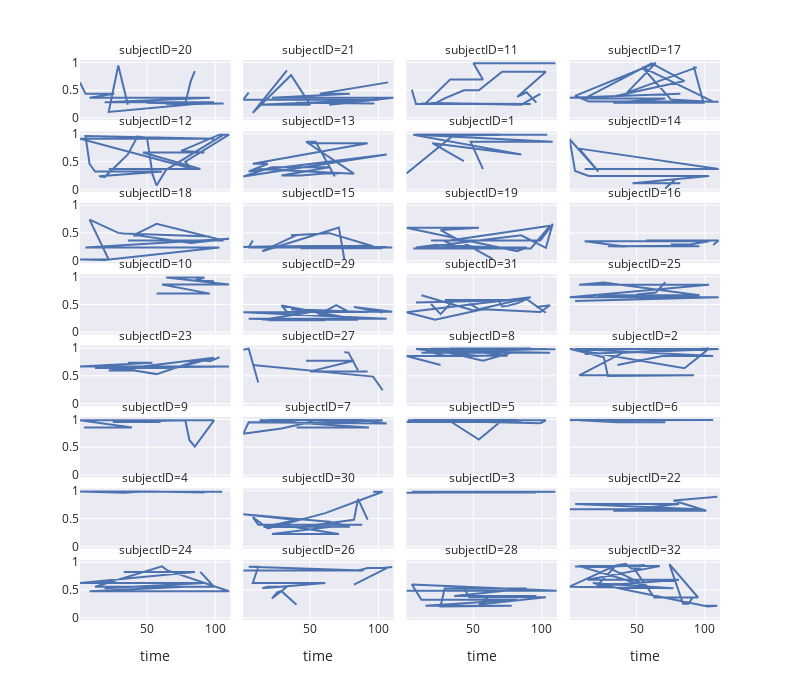

The notebook cell saved with this chart:
### Code cell
fig2 = px.line(ord_temp_meta_df, x = "time", y = "mt_pseudotime", 
                  facet_col = 'subjectID', facet_col_wrap = 4,
                  facet_row_spacing = 0.02, facet_col_spacing = 0.02,
                  width = 800, height = 700)

for axis in fig2.layout:
    if type(fig2.layout[axis]) == go.layout.YAxis:
        fig2.layout[axis].title.text = ''
        
fig1.update_layout(
    annotations = list(fig2.layout.annotations) + 
    [go.layout.Annotation(x = -0.07, y = 0.5, font = dict(size = 14),
            showarrow = False, text = "Pseudotime", textangle = -90, xref = "paper", yref = "paper")])        
        
fig2.show()

### Figure 1 — Plotly figure (JSON) as saved in the notebook; plotly's stock layout.template omitted (floating-point values rounded to 4 significant figures)
{"data": [{"hovertemplate": "subjectID=20<br>time=%{x}<br>mt_pseudotime=%{y}<extra></extra>", "legendgroup": "", "line": {"color": "rgb(76,114,176)", "dash": "solid"}, "mode": "lines", "name": "", "orientation": "v", "showlegend": false, "type": "scatter", "x": [1, 5, 26, 8, 12, 33, 96, 19, 92, 99, 22, 29, 36, 40, 43, 47, 50, 57, 61, 71, 103, 106, 64, 68, 75, 78, 82, 85, 89], "xaxis": "x29", "y": [0.6412, 0.4349, 0.4349, 0.3662, 0.3662, 0.3662, 0.3662, 0.2826, 0.2826, 0.2826, 0.1097, 0.9442, 0.2401, null, null, null, 0.2725, 0.2691, 0.2599, 0.2599, 0.2599, 0.2599, 0.2494, null, 0.262, 0.262, 0.6654, 0.8457, null], "yaxis": "y29"}, {"hovertemplate": "subjectID=21<br>time=%{x}<br>mt_pseudotime=%{y}<extra></extra>", "legendgroup": "", "line": {"color": "rgb(76,114,176)", "dash": "solid"}, "mode": "lines", "name": "", "orientation": "v", "showlegend": false, "type": "scatter", "x": [107, 57, 79, 22, 29, 61, 83, 86, 90, 104, 111, 64, 15, 19, 40, 76, 72, 43, 54, 93, 97, 26, 5, 1, 100, 12, 50, 36, 8, 33], "xaxis": "x30", "y": [0.6412, 0.4349, 0.4349, 0.3662, 0.3662, 0.3662, 0.3662, 0.3662, 0.3662, 0.3662, 0.3662, 0.2401, null, null, 0.2725, 0.2725, 0.2599, 0.262, 0.262, 0.262, 0.262, null, 0.4576, 0.3302, 0.3302, 0.2401, 0.2401, 0.7706, 0.09192, 0.8566], "yaxis": "y30"}, {"hovertemplate": "subjectID=11<br>time=%{x}<br>mt_pseudotime=%{y}<extra></extra>", "legendgroup": "", "line": {"color": "rgb(76,114,176)", "dash": "solid"}, "mode": "lines", "name": "", "orientation": "v", "showlegend": false, "type": "scatter", "x": [99, 85, 19, 26, 40, 12, 15, 33, 47, 57, 50, 61, 64, 68, 75, 106, 110, 1, 5, 8, 92, 22, 29, 43, 54, 71, 78, 103, 82, 89, 96], "xaxis": "x31", "y": [0.4349, 0.2401, 0.2691, 0.2599, 0.2599, 0.262, 0.262, 0.6944, 0.6944, 0.6944, 0.9848, 0.9848, 0.9848, 0.9848, 0.9848, 0.9848, 0.9848, null, 0.5099, 0.2505, 0.2505, 0.263, 0.3524, 0.4975, 0.4975, 0.8326, 0.8326, 0.8326, 0.3797, 0.4619, 0.2761], "yaxis": "y31"}, {"hovertemplate": "subjectID=17<br>time=%{x}<br>mt_pseudotime=%{y}<extra></extra>", "legendgroup": "", "line": {"color": "rgb(76,114,176)", "dash": "solid"}, "mode": "lines", "name": "", "orientation": "v", "showlegend": false, "type": "scatter", "x": [82, 1, 8, 29, 85, 61, 12, 50, 71, 33, 36, 96, 99, 92, 94, 43, 64, 5, 15, 22, 26, 47, 68, 106, 54, 75, 103, 110], "xaxis": "x32", "y": [0.4349, 0.3662, 0.3662, 0.3662, 0.6654, 0.9848, 0.3524, 0.3524, 0.3524, 0.2761, 0.2761, 0.2761, 0.2761, 0.9108, 0.9108, 0.4576, 0.9899, 0.3984, 0.2953, 0.2953, 0.2953, 0.2953, 0.2953, 0.2953, 0.9176, 0.335, 0.2944, 0.2944], "yaxis": "y32"}, {"hovertemplate": "subjectID=12<br>time=%{x}<br>mt_pseudotime=%{y}<extra></extra>", "legendgroup": "", "line": {"color": "rgb(76,114,176)", "dash": "solid"}, "mode": "lines", "name": "", "orientation": "v", "showlegend": false, "type": "scatter", "x": [22, 40, 68, 85, 89, 47, 92, 75, 103, 110, 78, 82, 1, 29, 99, 5, 8, 12, 61, 15, 19, 36, 43, 50, 54, 57, 64, 106], "xaxis": "x25", "y": [0.3662, 0.3662, 0.3662, 0.3662, 0.3662, 0.6654, 0.6654, 0.6944, 0.9848, 0.9848, 0.4975, 0.3797, 0.9108, 0.9108, 0.9108, 0.9615, 0.4576, 0.3227, 0.3227, 0.2344, 0.2215, 0.6301, 0.9502, 0.9329, 0.2743, 0.07052, 0.3519, 0.9856], "yaxis": "y25"}, {"hovertemplate": "subjectID=13<br>time=%{x}<br>mt_pseudotime=%{y}<extra></extra>", "legendgroup": "", "line": {"color": "rgb(76,114,176)", "dash": "solid"}, "mode": "lines", "name": "", "orientation": "v", "showlegend": false, "type": "scatter", "x": [12, 82, 47, 54, 68, 79, 89, 96, 50, 92, 8, 15, 19, 5, 106, 1, 22, 26, 40, 64, 29, 33, 36, 43, 61, 71, 85, 100, 103], "xaxis": "x26", "y": [0.3662, 0.2826, 0.8571, 0.8571, 0.2329, null, null, null, 0.8326, 0.8326, 0.4619, 0.4619, 0.4619, 0.3227, 0.6301, 0.2306, 0.3977, 0.3977, 0.3977, 0.3977, 0.252, 0.252, 0.252, 0.252, 0.2845, 0.2879, null, null, 0.9296], "yaxis": "y26"}, {"hovertemplate": "subjectID=1<br>time=%{x}<br>mt_pseudotime=%{y}<extra></extra>", "legendgroup": "", "line": {"color": "rgb(76,114,176)", "dash": "solid"}, "mode": "lines", "name": "", "orientation": "v", "showlegend": false, "type": "scatter", "x": [57, 48, 106, 108, 8, 13, 15, 36, 50, 55, 64, 71, 76, 78, 83, 97, 99, 104, 90, 43, 20, 85, 6, 41, 69, 35, 1, 29, 62], "xaxis": "x27", "y": [0.3662, 0.8571, 0.8571, 0.8571, 0.9848, 0.9848, 0.9848, 0.9848, 0.9848, 0.9848, 0.9848, 0.9848, 0.9848, 0.9848, 0.9848, 0.9848, 0.9848, 0.9848, null, 0.5099, 0.8326, 0.6301, 0.9856, 0.9856, 0.9856, 0.9673, 0.2866, null, 0.9882], "yaxis": "y27"}, {"hovertemplate": "subjectID=14<br>time=%{x}<br>mt_pseudotime=%{y}<extra></extra>", "legendgroup": "", "line": {"color": "rgb(76,114,176)", "dash": "solid"}, "mode": "lines", "name": "", "orientation": "v", "showlegend": false, "type": "scatter", "x": [12, 85, 92, 96, 106, 110, 8, 22, 1, 5, 15, 19, 26, 29, 43, 50, 64, 89, 103, 47, 54, 68, 82, 57, 61, 75, 71, 78], "xaxis": "x28", "y": [0.3662, 0.3662, 0.3662, 0.3662, 0.3662, 0.3662, 0.7339, 0.3227, 0.9037, 0.3302, 0.2401, 0.2401, 0.2401, 0.2401, 0.2401, 0.2401, 0.2401, 0.2401, 0.2401, 0.1127, 0.1127, 0.1127, 0.1127, 0.1091, 0.1091, 0.1091, 0.01434, 0.1724], "yaxis": "y28"}, {"hovertemplate": "subjectID=18<br>time=%{x}<br>mt_pseudotime=%{y}<extra></extra>", "legendgroup": "", "line": {"color": "rgb(76,114,176)", "dash": "solid"}, "mode": "lines", "name": "", "orientation": "v", "showlegend": false, "type": "scatter", "x": [36, 54, 61, 71, 75, 85, 92, 106, 57, 40, 43, 82, 110, 5, 15, 26, 47, 50, 64, 78, 89, 99, 103, 19, 1, 12, 22, 8, 29, 33, 96], "xaxis": "x21", "y": [0.3662, 0.3662, 0.3662, 0.3662, 0.3662, 0.3662, 0.3662, 0.3662, 0.6654, 0.4576, 0.4576, 0.3227, 0.3977, 0.2401, 0.2401, 0.2401, 0.2401, 0.2401, 0.2401, 0.2401, 0.2401, 0.2401, 0.2401, 0.01434, 0.0236, 0.0236, 0.0236, 0.7412, 0.5025, 0.4907, 0.4365], "yaxis": "y21"}, {"hovertemplate": "subjectID=15<br>time=%{x}<br>mt_pseudotime=%{y}<extra></extra>", "legendgroup": "", "line": {"color": "rgb(76,114,176)", "dash": "solid"}, "mode": "lines", "name": "", "orientation": "v", "showlegend": false, "type": "scatter", "x": [8, 5, 12, 50, 110, 57, 61, 85, 89, 92, 26, 68, 1, 82, 106, 33, 78, 96, 64, 36, 40, 15, 71, 75, 22, 43, 47, 99, 103], "xaxis": "x22", "y": [0.3662, 0.2401, 0.2401, 0.2401, 0.2401, null, null, 0.2725, 0.2691, 0.2691, 0.2599, 0.2599, 0.2494, 0.2494, 0.2494, null, 0.2539, 0.263, 0.4975, 0.4619, 0.4619, 0.1724, 0.5965, 0.0236, null, 0.2247, 0.2247, 0.2247, 0.2247], "yaxis": "y22"}, {"hovertemplate": "subjectID=19<br>time=%{x}<br>mt_pseudotime=%{y}<extra></extra>", "legendgroup": "", "line": {"color": "rgb(76,114,176)", "dash": "solid"}, "mode": "lines", "name": "", "orientation": "v", "showlegend": false, "type": "scatter", "x": [19, 31, 36, 75, 96, 99, 108, 103, 85, 6, 57, 92, 106, 29, 40, 43, 78, 22, 8, 12, 15, 33, 38, 47, 50, 61, 71, 89, 82, 1, 54, 26, 64], "xaxis": "x23", "y": [0.3662, 0.3662, 0.3662, 0.3662, 0.3662, 0.3662, 0.6654, 0.2329, 0.4576, 0.2215, 0.2215, 0.2215, 0.6301, 0.3519, 0.2306, 0.2306, 0.2306, 0.2845, 0.2401, 0.2401, 0.2401, 0.2401, 0.2401, 0.2401, 0.2401, 0.2401, 0.2401, 0.2401, 0.1724, 0.5966, 0.5966, 0.5535, 0.03442], "yaxis": "y23"}, {"hovertemplate": "subjectID=16<br>time=%{x}<br>mt_pseudotime=%{y}<extra></extra>", "legendgroup": "", "line": {"color": "rgb(76,114,176)", "dash": "solid"}, "mode": "lines", "name": "", "orientation": "v", "showlegend": false, "type": "scatter", "x": [57, 94, 110, 106, 19, 92, 33, 47, 50, 54, 61, 96, 1, 29, 43, 26, 5, 8, 36, 40, 12, 15, 78, 82, 85, 103, 89, 75, 22], "xaxis": "x24", "y": [0.3662, 0.3662, 0.3662, 0.2826, null, 0.2725, 0.2599, 0.2599, 0.2599, 0.2599, 0.2599, 0.2599, null, 0.262, 0.262, null, null, null, null, 0.263, 0.3524, 0.3524, 0.3524, 0.3524, 0.3524, 0.3524, 0.2953, 0.2944, null], "yaxis": "y24"}, {"hovertemplate": "subjectID=10<br>time=%{x}<br>mt_pseudotime=%{y}<extra></extra>", "legendgroup": "", "line": {"color": "rgb(76,114,176)", "dash": "solid"}, "mode": "lines", "name": "", "orientation": "v", "showlegend": false, "type": "scatter", "x": [50, 36, 1, 8, 22, 5, 19, 26, 12, 15, 33, 29, 40, 43, 47, 54, 57, 96, 61, 78, 89, 106, 110, 64, 68, 71, 75, 92, 85, 99], "xaxis": "x17", "y": [null, null, 0.2725, null, 0.262, null, null, null, null, null, null, 0.2539, null, null, 0.7339, null, 0.6944, 0.6944, 0.8571, 0.8571, 0.8571, 0.8571, 0.8571, 0.9848, 0.9848, 0.9848, 0.9848, 0.9848, 0.9304, 0.9164], "yaxis": "y17"}, {"hovertemplate": "subjectID=29<br>time=%{x}<br>mt_pseudotime=%{y}<extra></extra>", "legendgroup": "", "line": {"color": "rgb(76,114,176)", "dash": "solid"}, "mode": "lines", "name": "", "orientation": "v", "showlegend": false, "type": "scatter", "x": [12, 19, 26, 47, 61, 5, 8, 22, 64, 99, 106, 1, 50, 15, 41, 43, 71, 75, 85, 29, 33, 89, 92, 36, 54, 57, 69, 78, 110, 82, 103], "xaxis": "x18", "y": [null, 0.2153, 0.2153, 0.2153, 0.2153, 0.2399, 0.2399, 0.2399, 0.2399, 0.2399, 0.2399, 0.3604, 0.3604, 0.2246, 0.2246, 0.2246, 0.2246, 0.2246, 0.2246, 0.4817, 0.3645, 0.3645, 0.3645, 0.4133, 0.3621, 0.3268, 0.4851, 0.3686, 0.3686, 0.4538, 0.3535], "yaxis": "y18"}, {"hovertemplate": "subjectID=31<br>time=%{x}<br>mt_pseudotime=%{y}<extra></extra>", "legendgroup": "", "line": {"color": "rgb(76,114,176)", "dash": "solid"}, "mode": "lines", "name": "", "orientation": "v", "showlegend": false, "type": "scatter", "x": [12, 50, 92, 1, 22, 57, 99, 106, 96, 43, 29, 33, 85, 8, 15, 19, 26, 36, 40, 47, 54, 64, 68, 71, 75, 82, 89, 103, 110], "xaxis": "x19", "y": [0.6654, 0.3912, 0.6282, 0.3604, 0.2246, 0.4133, 0.3621, 0.4851, 0.4538, null, 0.5798, 0.5798, 0.5798, 0.5332, null, 0.5067, 0.325, 0.5881, null, 0.5143, 0.4134, null, 0.5899, 0.4632, 0.4739, 0.5212, 0.5964, 0.3501, null], "yaxis": "y19"}, {"hovertemplate": "subjectID=25<br>time=%{x}<br>mt_pseudotime=%{y}<extra></extra>", "legendgroup": "", "line": {"color": "rgb(76,114,176)", "dash": "solid"}, "mode": "lines", "name": "", "orientation": "v", "showlegend": false, "type": "scatter", "x": [22, 57, 61, 85, 92, 96, 26, 8, 12, 15, 19, 29, 43, 54, 68, 75, 83, 99, 103, 1, 47, 78, 106, 110, 5, 33, 36, 40, 50, 64, 71, 89], "xaxis": "x20", "y": [0.6654, 0.6654, 0.6654, 0.6654, 0.6654, 0.6654, 0.8946, 0.8522, 0.8522, 0.8522, 0.8522, 0.8522, 0.8522, 0.8522, 0.8522, 0.8522, 0.8522, 0.8522, 0.8522, 0.6282, 0.6282, 0.6282, 0.6282, 0.6282, 0.5605, null, null, null, 0.6777, 0.7155, 0.8983, null], "yaxis": "y20"}, {"hovertemplate": "subjectID=23<br>time=%{x}<br>mt_pseudotime=%{y}<extra></extra>", "legendgroup": "", "line": {"color": "rgb(76,114,176)", "dash": "solid"}, "mode": "lines", "name": "", "orientation": "v", "showlegend": false, "type": "scatter", "x": [36, 54, 1, 5, 8, 26, 29, 48, 61, 64, 78, 82, 85, 110, 12, 15, 19, 40, 50, 71, 99, 22, 42, 33, 57, 89, 96, 103], "xaxis": "x13", "y": [0.7339, 0.7339, 0.6698, 0.6698, 0.6698, 0.6698, 0.6698, 0.6698, 0.6698, 0.6698, 0.6698, 0.6698, 0.6698, 0.6698, 0.6415, 0.6415, 0.6415, 0.6415, 0.6415, 0.6415, 0.8257, 0.5977, 0.5977, 0.6253, 0.531, 0.7931, 0.7622, 0.8343], "yaxis": "y13"}, {"hovertemplate": "subjectID=27<br>time=%{x}<br>mt_pseudotime=%{y}<extra></extra>", "legendgroup": "", "line": {"color": "rgb(76,114,176)", "dash": "solid"}, "mode": "lines", "name": "", "orientation": "v", "showlegend": false, "type": "scatter", "x": [8, 96, 103, 33, 54, 89, 22, 29, 36, 61, 71, 1, 5, 12, 15, 19, 26, 40, 43, 47, 82, 50, 92, 64, 68, 75, 78, 85], "xaxis": "x14", "y": [0.6944, 0.4858, 0.2399, null, null, null, null, null, 0.6301, null, null, 0.9703, 0.9883, 0.3793, null, 0.4436, null, 0.6373, null, 0.7706, 0.7706, 0.5798, 0.5798, null, null, 0.9251, 0.9176, 0.5965], "yaxis": "y14"}, {"hovertemplate": "subjectID=8<br>time=%{x}<br>mt_pseudotime=%{y}<extra></extra>", "legendgroup": "", "line": {"color": "rgb(76,114,176)", "dash": "solid"}, "mode": "lines", "name": "", "orientation": "v", "showlegend": false, "type": "scatter", "x": [26, 1, 5, 54, 8, 36, 64, 96, 99, 103, 12, 40, 43, 106, 23, 85, 19, 57, 78, 15, 29, 75, 33, 61, 68, 89, 92, 47, 50, 71, 82, 110], "xaxis": "x15", "y": [0.6944, 0.8571, 0.8571, 0.8571, 0.9848, 0.9848, 0.9848, 0.9848, 0.9848, 0.9848, 0.9164, 0.9164, 0.9164, 0.9164, 0.9502, 0.9856, 0.9892, 0.7706, 0.9176, 0.9481, 0.8621, 0.8621, 0.9899, 0.9899, 0.9899, 0.9899, 0.9899, 0.9871, 0.9871, 0.9478, 0.9787, 0.9787], "yaxis": "y15"}, {"hovertemplate": "subjectID=2<br>time=%{x}<br>mt_pseudotime=%{y}<extra></extra>", "legendgroup": "", "line": {"color": "rgb(76,114,176)", "dash": "solid"}, "mode": "lines", "name": "", "orientation": "v", "showlegend": false, "type": "scatter", "x": [36, 69, 97, 106, 5, 15, 19, 34, 47, 50, 54, 57, 61, 64, 71, 75, 78, 89, 99, 110, 40, 8, 22, 92, 29, 26, 1, 85, 103, 12], "xaxis": "x16", "y": [0.6944, 0.8571, 0.8571, 0.8571, 0.9848, 0.9848, 0.9848, 0.9848, 0.9848, 0.9848, 0.9848, 0.9848, 0.9848, 0.9848, 0.9848, 0.9848, 0.9848, 0.9848, 0.9848, 0.9848, 0.9164, 0.5099, 0.5099, 0.5099, 0.4975, 0.8326, 0.9856, 0.6373, 0.9899, 0.8935], "yaxis": "y16"}, {"hovertemplate": "subjectID=9<br>time=%{x}<br>mt_pseudotime=%{y}<extra></extra>", "legendgroup": "", "line": {"color": "rgb(76,114,176)", "dash": "solid"}, "mode": "lines", "name": "", "orientation": "v", "showlegend": false, "type": "scatter", "x": [4, 39, 1, 18, 22, 29, 32, 36, 46, 50, 53, 57, 64, 67, 71, 74, 88, 92, 95, 99, 85, 81, 78, 25, 60], "xaxis": "x9", "y": [0.8571, 0.8571, 0.9848, 0.9848, 0.9848, 0.9848, 0.9848, 0.9848, 0.9848, 0.9848, 0.9848, 0.9848, 0.9848, 0.9848, 0.9848, 0.9848, 0.9848, 0.9848, 0.9848, 0.9848, 0.5099, 0.6301, 0.9856, 0.9529, 0.9529], "yaxis": "y9"}, {"hovertemplate": "subjectID=7<br>time=%{x}<br>mt_pseudotime=%{y}<extra></extra>", "legendgroup": "", "line": {"color": "rgb(76,114,176)", "dash": "solid"}, "mode": "lines", "name": "", "orientation": "v", "showlegend": false, "type": "scatter", "x": [40, 93, 13, 15, 54, 57, 61, 64, 68, 75, 85, 103, 43, 26, 33, 36, 78, 96, 99, 19, 22, 89, 106, 5, 1, 29, 52], "xaxis": "x10", "y": [0.8571, 0.8571, 0.9848, 0.9848, 0.9848, 0.9848, 0.9848, 0.9848, 0.9848, 0.9848, 0.9848, 0.9848, 0.9329, 0.9856, 0.9856, 0.9856, 0.9856, 0.9856, 0.9856, 0.9892, 0.9892, 0.9892, 0.9251, 0.9478, 0.7412, 0.8365, 0.9626], "yaxis": "y10"}, {"hovertemplate": "subjectID=5<br>time=%{x}<br>mt_pseudotime=%{y}<extra></extra>", "legendgroup": "", "line": {"color": "rgb(76,114,176)", "dash": "solid"}, "mode": "lines", "name": "", "orientation": "v", "showlegend": false, "type": "scatter", "x": [12, 15, 26, 29, 36, 40, 43, 103, 99, 2, 8, 19, 50, 68, 75, 90, 92, 1, 85, 6, 47, 57, 61, 78, 82, 33, 54, 71, 96], "xaxis": "x11", "y": [0.9848, 0.9848, 0.9848, 0.9848, 0.9848, 0.9848, 0.9848, 0.9848, 0.9329, 0.9856, 0.9856, 0.9856, 0.9856, 0.9856, 0.9856, 0.9856, 0.9856, 0.9529, 0.9529, 0.9892, 0.9892, 0.9892, 0.9892, 0.9892, 0.9892, 0.9673, 0.6392, 0.9853, 0.984], "yaxis": "y11"}, {"hovertemplate": "subjectID=6<br>time=%{x}<br>mt_pseudotime=%{y}<extra></extra>", "legendgroup": "", "line": {"color": "rgb(76,114,176)", "dash": "solid"}, "mode": "lines", "name": "", "orientation": "v", "showlegend": false, "type": "scatter", "x": [4, 25, 29, 18, 32, 43, 78, 92, 99, 39, 57, 60, 85, 95, 102, 1, 11, 15, 46, 53, 74, 106, 8, 36, 67, 71, 64], "xaxis": "x12", "y": [0.9848, 0.9856, 0.9856, 0.9892, 0.9892, 0.9892, 0.9892, 0.9892, 0.9892, 0.9882, 0.9882, 0.9882, 0.9882, 0.9882, 0.9882, 0.9899, 0.9899, 0.9899, 0.9899, 0.9899, 0.9899, 0.9899, 0.9871, 0.9478, 0.9478, 0.9478, 0.9702], "yaxis": "y12"}, {"hovertemplate": "subjectID=4<br>time=%{x}<br>mt_pseudotime=%{y}<extra></extra>", "legendgroup": "", "line": {"color": "rgb(76,114,176)", "dash": "solid"}, "mode": "lines", "name": "", "orientation": "v", "showlegend": false, "type": "scatter", "x": [5, 8, 19, 22, 26, 29, 50, 64, 68, 71, 75, 78, 82, 84, 89, 103, 105, 15, 36, 43, 47, 33, 1, 40, 12, 54, 92], "xaxis": "x5", "y": [0.9848, 0.9848, 0.9848, 0.9848, 0.9848, 0.9848, 0.9848, 0.9848, 0.9848, 0.9848, 0.9848, 0.9848, 0.9848, 0.9848, 0.9848, 0.9848, 0.9848, 0.9856, 0.9856, 0.9892, 0.9892, 0.9673, 0.9882, 0.9882, 0.9899, 0.9871, 0.9702], "yaxis": "y5"}, {"hovertemplate": "subjectID=30<br>time=%{x}<br>mt_pseudotime=%{y}<extra></extra>", "legendgroup": "", "line": {"color": "rgb(76,114,176)", "dash": "solid"}, "mode": "lines", "name": "", "orientation": "v", "showlegend": false, "type": "scatter", "x": [96, 103, 61, 19, 8, 12, 88, 6, 110, 89, 54, 68, 22, 71, 35, 26, 29, 37, 79, 64, 1, 40, 16, 43, 82, 85, 92, 100, 107], "xaxis": "x6", "y": [0.9848, 0.9848, 0.599, 0.323, 0.5282, 0.3912, 0.3912, null, null, null, null, 0.3604, 0.2246, 0.2246, 0.3621, 0.3686, 0.3535, 0.3535, 0.3535, 0.4436, 0.5798, 0.4739, 0.3501, 0.3501, 0.4777, 0.8542, 0.4823, null, null], "yaxis": "y6"}, {"hovertemplate": "subjectID=3<br>time=%{x}<br>mt_pseudotime=%{y}<extra></extra>", "legendgroup": "", "line": {"color": "rgb(76,114,176)", "dash": "solid"}, "mode": "lines", "name": "", "orientation": "v", "showlegend": false, "type": "scatter", "x": [5, 8, 12, 15, 19, 22, 26, 29, 33, 36, 40, 43, 50, 54, 57, 61, 64, 71, 75, 78, 82, 85, 89, 90, 99, 106, 110, 1, 68, 96], "xaxis": "x7", "y": [0.9848, 0.9848, 0.9848, 0.9848, 0.9848, 0.9848, 0.9848, 0.9848, 0.9848, 0.9848, 0.9848, 0.9848, 0.9848, 0.9848, 0.9848, 0.9848, 0.9848, 0.9848, 0.9848, 0.9848, 0.9848, 0.9848, 0.9848, 0.9848, 0.9848, 0.9848, 0.9848, 0.9673, 0.9821, 0.9693], "yaxis": "y7"}, {"hovertemplate": "subjectID=22<br>time=%{x}<br>mt_pseudotime=%{y}<extra></extra>", "legendgroup": "", "line": {"color": "rgb(76,114,176)", "dash": "solid"}, "mode": "lines", "name": "", "orientation": "v", "showlegend": false, "type": "scatter", "x": [1, 12, 15, 19, 22, 26, 29, 46, 49, 53, 56, 63, 67, 70, 74, 84, 95, 5, 42, 60, 81, 33, 35, 39, 88, 91, 98, 101, 77, 105, 109], "xaxis": "x8", "y": [0.6698, 0.6698, 0.6698, 0.6698, 0.6698, 0.6698, 0.6698, 0.6698, 0.6698, 0.6698, 0.6698, 0.6698, 0.6698, 0.6698, 0.6698, 0.6698, 0.6698, 0.7611, 0.7611, 0.7611, 0.7611, 0.6415, 0.6415, 0.6415, 0.6415, 0.6415, 0.6415, 0.6415, 0.8257, 0.8946, 0.8946], "yaxis": "y8"}, {"hovertemplate": "subjectID=24<br>time=%{x}<br>mt_pseudotime=%{y}<extra></extra>", "legendgroup": "", "line": {"color": "rgb(76,114,176)", "dash": "solid"}, "mode": "lines", "name": "", "orientation": "v", "showlegend": false, "type": "scatter", "x": [33, 85, 1, 43, 92, 19, 36, 78, 8, 15, 22, 26, 29, 47, 50, 54, 57, 103, 106, 110, 65, 61, 12, 40, 82, 96, 99, 89], "xaxis": "x", "y": [0.8257, 0.8257, 0.6282, 0.6282, 0.6282, 0.5305, 0.5605, 0.5605, 0.4787, 0.4787, 0.4787, 0.4787, 0.4787, 0.4787, 0.4787, 0.4787, 0.4787, 0.4787, 0.4787, 0.4787, 0.8521, 0.9251, 0.5583, 0.5583, 0.5583, 0.5583, 0.5583, 0.8257], "yaxis": "y"}, {"hovertemplate": "subjectID=26<br>time=%{x}<br>mt_pseudotime=%{y}<extra></extra>", "legendgroup": "", "line": {"color": "rgb(76,114,176)", "dash": "solid"}, "mode": "lines", "name": "", "orientation": "v", "showlegend": false, "type": "scatter", "x": [106, 82, 36, 1, 57, 89, 5, 12, 8, 61, 15, 19, 33, 22, 26, 29, 40, 43, 47, 50, 54, 64, 68, 75, 78, 71, 85, 92, 103, 110], "xaxis": "x2", "y": [0.8946, 0.599, null, 0.8522, 0.8522, 0.8522, 0.9169, 0.9169, 0.6282, 0.6282, 0.5305, 0.5605, 0.5605, 0.3464, 0.4608, 0.4787, 0.2329, null, null, null, null, 0.5769, null, null, null, null, 0.8521, 0.8954, 0.8954, 0.9156], "yaxis": "y2"}, {"hovertemplate": "subjectID=28<br>time=%{x}<br>mt_pseudotime=%{y}<extra></extra>", "legendgroup": "", "line": {"color": "rgb(76,114,176)", "dash": "solid"}, "mode": "lines", "name": "", "orientation": "v", "showlegend": false, "type": "scatter", "x": [1, 8, 33, 50, 68, 99, 106, 111, 5, 12, 19, 82, 15, 22, 78, 26, 29, 89, 36, 57, 85, 96, 40, 64, 43, 47, 71, 75, 103, 54, 61, 92], "xaxis": "x3", "y": [0.4858, 0.4858, 0.4858, 0.4858, 0.4858, 0.4858, 0.4858, 0.4858, 0.599, 0.323, 0.323, 0.323, 0.2153, 0.2153, 0.2153, 0.2052, 0.5282, 0.5282, 0.3912, 0.3912, 0.3912, 0.3912, null, null, 0.5428, 0.3677, 0.3677, 0.3677, 0.3677, 0.2399, 0.3753, null], "yaxis": "y3"}, {"hovertemplate": "subjectID=32<br>time=%{x}<br>mt_pseudotime=%{y}<extra></extra>", "legendgroup": "", "line": {"color": "rgb(76,114,176)", "dash": "solid"}, "mode": "lines", "name": "", "orientation": "v", "showlegend": false, "type": "scatter", "x": [98, 105, 109, 102, 18, 77, 1, 32, 5, 56, 28, 59, 8, 67, 14, 81, 21, 35, 42, 46, 53, 49, 63, 95, 74, 84, 88, 91], "xaxis": "x4", "y": [0.2153, 0.2153, 0.2153, 0.2052, 0.6282, 0.5305, 0.5605, 0.9108, 0.9251, 0.9478, 0.9176, 0.5583, 0.9304, 0.9304, 0.6841, 0.6841, 0.5725, 0.9434, 0.9725, 0.8875, 0.8875, 0.8559, 0.3652, 0.3652, 0.9661, 0.2515, 0.2515, 0.3674], "yaxis": "y4"}], "layout": {"annotations": [{"font": {}, "showarrow": false, "text": "subjectID=24", "x": 0.1175, "xanchor": "center", "xref": "paper", "y": 0.1075, "yanchor": "bottom", "yref": "paper"}, {"font": {}, "showarrow": false, "text": "subjectID=26", "x": 0.3725, "xanchor": "center", "xref": "paper", "y": 0.1075, "yanchor": "bottom", "yref": "paper"}, {"font": {}, "showarrow": false, "text": "subjectID=28", "x": 0.6275, "xanchor": "center", "xref": "paper", "y": 0.1075, "yanchor": "bottom", "yref": "paper"}, {"font": {}, "showarrow": false, "text": "subjectID=32", "x": 0.8825, "xanchor": "center", "xref": "paper", "y": 0.1075, "yanchor": "bottom", "yref": "paper"}, {"font": {}, "showarrow": false, "text": "subjectID=4", "x": 0.1175, "xanchor": "center", "xref": "paper", "y": 0.235, "yanchor": "bottom", "yref": "paper"}, {"font": {}, "showarrow": false, "text": "subjectID=30", "x": 0.3725, "xanchor": "center", "xref": "paper", "y": 0.235, "yanchor": "bottom", "yref": "paper"}, {"font": {}, "showarrow": false, "text": "subjectID=3", "x": 0.6275, "xanchor": "center", "xref": "paper", "y": 0.235, "yanchor": "bottom", "yref": "paper"}, {"font": {}, "showarrow": false, "text": "subjectID=22", "x": 0.8825, "xanchor": "center", "xref": "paper", "y": 0.235, "yanchor": "bottom", "yref": "paper"}, {"font": {}, "showarrow": false, "text": "subjectID=9", "x": 0.1175, "xanchor": "center", "xref": "paper", "y": 0.3625, "yanchor": "bottom", "yref": "paper"}, {"font": {}, "showarrow": false, "text": "subjectID=7", "x": 0.3725, "xanchor": "center", "xref": "paper", "y": 0.3625, "yanchor": "bottom", "yref": "paper"}, {"font": {}, "showarrow": false, "text": "subjectID=5", "x": 0.6275, "xanchor": "center", "xref": "paper", "y": 0.3625, "yanchor": "bottom", "yref": "paper"}, {"font": {}, "showarrow": false, "text": "subjectID=6", "x": 0.8825, "xanchor": "center", "xref": "paper", "y": 0.3625, "yanchor": "bottom", "yref": "paper"}, {"font": {}, "showarrow": false, "text": "subjectID=23", "x": 0.1175, "xanchor": "center", "xref": "paper", "y": 0.49, "yanchor": "bottom", "yref": "paper"}, {"font": {}, "showarrow": false, "text": "subjectID=27", "x": 0.3725, "xanchor": "center", "xref": "paper", "y": 0.49, "yanchor": "bottom", "yref": "paper"}, {"font": {}, "showarrow": false, "text": "subjectID=8", "x": 0.6275, "xanchor": "center", "xref": "paper", "y": 0.49, "yanchor": "bottom", "yref": "paper"}, {"font": {}, "showarrow": false, "text": "subjectID=2", "x": 0.8825, "xanchor": "center", "xref": "paper", "y": 0.49, "yanchor": "bottom", "yref": "paper"}, {"font": {}, "showarrow": false, "text": "subjectID=10", "x": 0.1175, "xanchor": "center", "xref": "paper", "y": 0.6175, "yanchor": "bottom", "yref": "paper"}, {"font": {}, "showarrow": false, "text": "subjectID=29", "x": 0.3725, "xanchor": "center", "xref": "paper", "y": 0.6175, "yanchor": "bottom", "yref": "paper"}, {"font": {}, "showarrow": false, "text": "subjectID=31", "x": 0.6275, "xanchor": "center", "xref": "paper", "y": 0.6175, "yanchor": "bottom", "yref": "paper"}, {"font": {}, "showarrow": false, "text": "subjectID=25", "x": 0.8825, "xanchor": "center", "xref": "paper", "y": 0.6175, "yanchor": "bottom", "yref": "paper"}, {"font": {}, "showarrow": false, "text": "subjectID=18", "x": 0.1175, "xanchor": "center", "xref": "paper", "y": 0.745, "yanchor": "bottom", "yref": "paper"}, {"font": {}, "showarrow": false, "text": "subjectID=15", "x": 0.3725, "xanchor": "center", "xref": "paper", "y": 0.745, "yanchor": "bottom", "yref": "paper"}, {"font": {}, "showarrow": false, "text": "subjectID=19", "x": 0.6275, "xanchor": "center", "xref": "paper", "y": 0.745, "yanchor": "bottom", "yref": "paper"}, {"font": {}, "showarrow": false, "text": "subjectID=16", "x": 0.8825, "xanchor": "center", "xref": "paper", "y": 0.745, "yanchor": "bottom", "yref": "paper"}, {"font": {}, "showarrow": false, "text": "subjectID=12", "x": 0.1175, "xanchor": "center", "xref": "paper", "y": 0.8725, "yanchor": "bottom", "yref": "paper"}, {"font": {}, "showarrow": false, "text": "subjectID=13", "x": 0.3725, "xanchor": "center", "xref": "paper", "y": 0.8725, "yanchor": "bottom", "yref": "paper"}, {"font": {}, "showarrow": false, "text": "subjectID=1", "x": 0.6275, "xanchor": "center", "xref": "paper", "y": 0.8725, "yanchor": "bottom", "yref": "paper"}, {"font": {}, "showarrow": false, "text": "subjectID=14", "x": 0.8825, "xanchor": "center", "xref": "paper", "y": 0.8725, "yanchor": "bottom", "yref": "paper"}, {"font": {}, "showarrow": false, "text": "subjectID=20", "x": 0.1175, "xanchor": "center", "xref": "paper", "y": 1, "yanchor": "bottom", "yref": "paper"}, {"font": {}, "showarrow": false, "text": "subjectID=21", "x": 0.3725, "xanchor": "center", "xref": "paper", "y": 1, "yanchor": "bottom", "yref": "paper"}, {"font": {}, "showarrow": false, "text": "subjectID=11", "x": 0.6275, "xanchor": "center", "xref": "paper", "y": 1, "yanchor": "bottom", "yref": "paper"}, {"font": {}, "showarrow": false, "text": "subjectID=17", "x": 0.8825, "xanchor": "center", "xref": "paper", "y": 1, "yanchor": "bottom", "yref": "paper"}], "height": 700, "legend": {"tracegroupgap": 0}, "margin": {"t": 60}, "width": 800, "xaxis": {"anchor": "y", "domain": [0, 0.235], "title": {"text": "time"}}, "xaxis10": {"anchor": "y10", "domain": [0.255, 0.49], "matches": "x", "showticklabels": false}, "xaxis11": {"anchor": "y11", "domain": [0.51, 0.745], "matches": "x", "showticklabels": false}, "xaxis12": {"anchor": "y12", "domain": [0.765, 1.0], "matches": "x", "showticklabels": false}, "xaxis13": {"anchor": "y13", "domain": [0, 0.235], "matches": "x", "showticklabels": false}, "xaxis14": {"anchor": "y14", "domain": [0.255, 0.49], "matches": "x", "showticklabels": false}, "xaxis15": {"anchor": "y15", "domain": [0.51, 0.745], "matches": "x", "showticklabels": false}, "xaxis16": {"anchor": "y16", "domain": [0.765, 1.0], "matches": "x", "showticklabels": false}, "xaxis17": {"anchor": "y17", "domain": [0, 0.235], "matches": "x", "showticklabels": false}, "xaxis18": {"anchor": "y18", "domain": [0.255, 0.49], "matches": "x", "showticklabels": false}, "xaxis19": {"anchor": "y19", "domain": [0.51, 0.745], "matches": "x", "showticklabels": false}, "xaxis2": {"anchor": "y2", "domain": [0.255, 0.49], "matches": "x", "title": {"text": "time"}}, "xaxis20": {"anchor": "y20", "domain": [0.765, 1.0], "matches": "x", "showticklabels": false}, "xaxis21": {"anchor": "y21", "domain": [0, 0.235], "matches": "x", "showticklabels": false}, "xaxis22": {"anchor": "y22", "domain": [0.255, 0.49], "matches": "x", "showticklabels": false}, "xaxis23": {"anchor": "y23", "domain": [0.51, 0.745], "matches": "x", "showticklabels": false}, "xaxis24": {"anchor": "y24", "domain": [0.765, 1.0], "matches": "x", "showticklabels": false}, "xaxis25": {"anchor": "y25", "domain": [0, 0.235], "matches": "x", "showticklabels": false}, "xaxis26": {"anchor": "y26", "domain": [0.255, 0.49], "matches": "x", "showticklabels": false}, "xaxis27": {"anchor": "y27", "domain": [0.51, 0.745], "matches": "x", "showticklabels": false}, "xaxis28": {"anchor": "y28", "domain": [0.765, 1.0], "matches": "x", "showticklabels": false}, "xaxis29": {"anchor": "y29", "domain": [0, 0.235], "matches": "x", "showticklabels": false}, "xaxis3": {"anchor": "y3", "domain": [0.51, 0.745], "matches": "x", "title": {"text": "time"}}, "xaxis30": {"anchor": "y30", "domain": [0.255, 0.49], "matches": "x", "showticklabels": false}, "xaxis31": {"anchor": "y31", "domain": [0.51, 0.745], "matches": "x", "showticklabels": false}, "xaxis32": {"anchor": "y32", "domain": [0.765, 1.0], "matches": "x", "showticklabels": false}, "xaxis4": {"anchor": "y4", "domain": [0.765, 1.0], "matches": "x", "title": {"text": "time"}}, "xaxis5": {"anchor": "y5", "domain": [0, 0.235], "matches": "x", "showticklabels": false}, "xaxis6": {"anchor": "y6", "domain": [0.255, 0.49], "matches": "x", "showticklabels": false}, "xaxis7": {"anchor": "y7", "domain": [0.51, 0.745], "matches": "x", "showticklabels": false}, "xaxis8": {"anchor": "y8", "domain": [0.765, 1.0], "matches": "x", "showticklabels": false}, "xaxis9": {"anchor": "y9", "domain": [0, 0.235], "matches": "x", "showticklabels": false}, "yaxis": {"anchor": "x", "domain": [0, 0.1075], "title": {"text": ""}}, "yaxis10": {"anchor": "x10", "domain": [0.255, 0.3625], "matches": "y", "showticklabels": false, "title": {"text": ""}}, "yaxis11": {"anchor": "x11", "domain": [0.255, 0.3625], "matches": "y", "showticklabels": false, "title": {"text": ""}}, "yaxis12": {"anchor": "x12", "domain": [0.255, 0.3625], "matches": "y", "showticklabels": false, "title": {"text": ""}}, "yaxis13": {"anchor": "x13", "domain": [0.3825, 0.49], "matches": "y", "title": {"text": ""}}, "yaxis14": {"anchor": "x14", "domain": [0.3825, 0.49], "matches": "y", "showticklabels": false, "title": {"text": ""}}, "yaxis15": {"anchor": "x15", "domain": [0.3825, 0.49], "matches": "y", "showticklabels": false, "title": {"text": ""}}, "yaxis16": {"anchor": "x16", "domain": [0.3825, 0.49], "matches": "y", "showticklabels": false, "title": {"text": ""}}, "yaxis17": {"anchor": "x17", "domain": [0.51, 0.6175], "matches": "y", "title": {"text": ""}}, "yaxis18": {"anchor": "x18", "domain": [0.51, 0.6175], "matches": "y", "showticklabels": false, "title": {"text": ""}}, "yaxis19": {"anchor": "x19", "domain": [0.51, 0.6175], "matches": "y", "showticklabels": false, "title": {"text": ""}}, "yaxis2": {"anchor": "x2", "domain": [0, 0.1075], "matches": "y", "showticklabels": false, "title": {"text": ""}}, "yaxis20": {"anchor": "x20", "domain": [0.51, 0.6175], "matches": "y", "showticklabels": false, "title": {"text": ""}}, "yaxis21": {"anchor": "x21", "domain": [0.6375, 0.745], "matches": "y", "title": {"text": ""}}, "yaxis22": {"anchor": "x22", "domain": [0.6375, 0.745], "matches": "y", "showticklabels": false, "title": {"text": ""}}, "yaxis23": {"anchor": "x23", "domain": [0.6375, 0.745], "matches": "y", "showticklabels": false, "title": {"text": ""}}, "yaxis24": {"anchor": "x24", "domain": [0.6375, 0.745], "matches": "y", "showticklabels": false, "title": {"text": ""}}, "yaxis25": {"anchor": "x25", "domain": [0.765, 0.8725], "matches": "y", "title": {"text": ""}}, "yaxis26": {"anchor": "x26", "domain": [0.765, 0.8725], "matches": "y", "showticklabels": false, "title": {"text": ""}}, "yaxis27": {"anchor": "x27", "domain": [0.765, 0.8725], "matches": "y", "showticklabels": false, "title": {"text": ""}}, "yaxis28": {"anchor": "x28", "domain": [0.765, 0.8725], "matches": "y", "showticklabels": false, "title": {"text": ""}}, "yaxis29": {"anchor": "x29", "domain": [0.8925, 1], "matches": "y", "title": {"text": ""}}, "yaxis3": {"anchor": "x3", "domain": [0, 0.1075], "matches": "y", "showticklabels": false, "title": {"text": ""}}, "yaxis30": {"anchor": "x30", "domain": [0.8925, 1], "matches": "y", "showticklabels": false, "title": {"text": ""}}, "yaxis31": {"anchor": "x31", "domain": [0.8925, 1], "matches": "y", "showticklabels": false, "title": {"text": ""}}, "yaxis32": {"anchor": "x32", "domain": [0.8925, 1], "matches": "y", "showticklabels": false, "title": {"text": ""}}, "yaxis4": {"anchor": "x4", "domain": [0, 0.1075], "matches": "y", "showticklabels": false, "title": {"text": ""}}, "yaxis5": {"anchor": "x5", "domain": [0.1275, 0.235], "matches": "y", "title": {"text": ""}}, "yaxis6": {"anchor": "x6", "domain": [0.1275, 0.235], "matches": "y", "showticklabels": false, "title": {"text": ""}}, "yaxis7": {"anchor": "x7", "domain": [0.1275, 0.235], "matches": "y", "showticklabels": false, "title": {"text": ""}}, "yaxis8": {"anchor": "x8", "domain": [0.1275, 0.235], "matches": "y", "showticklabels": false, "title": {"text": ""}}, "yaxis9": {"anchor": "x9", "domain": [0.255, 0.3625], "matches": "y", "title": {"text": ""}}}}
